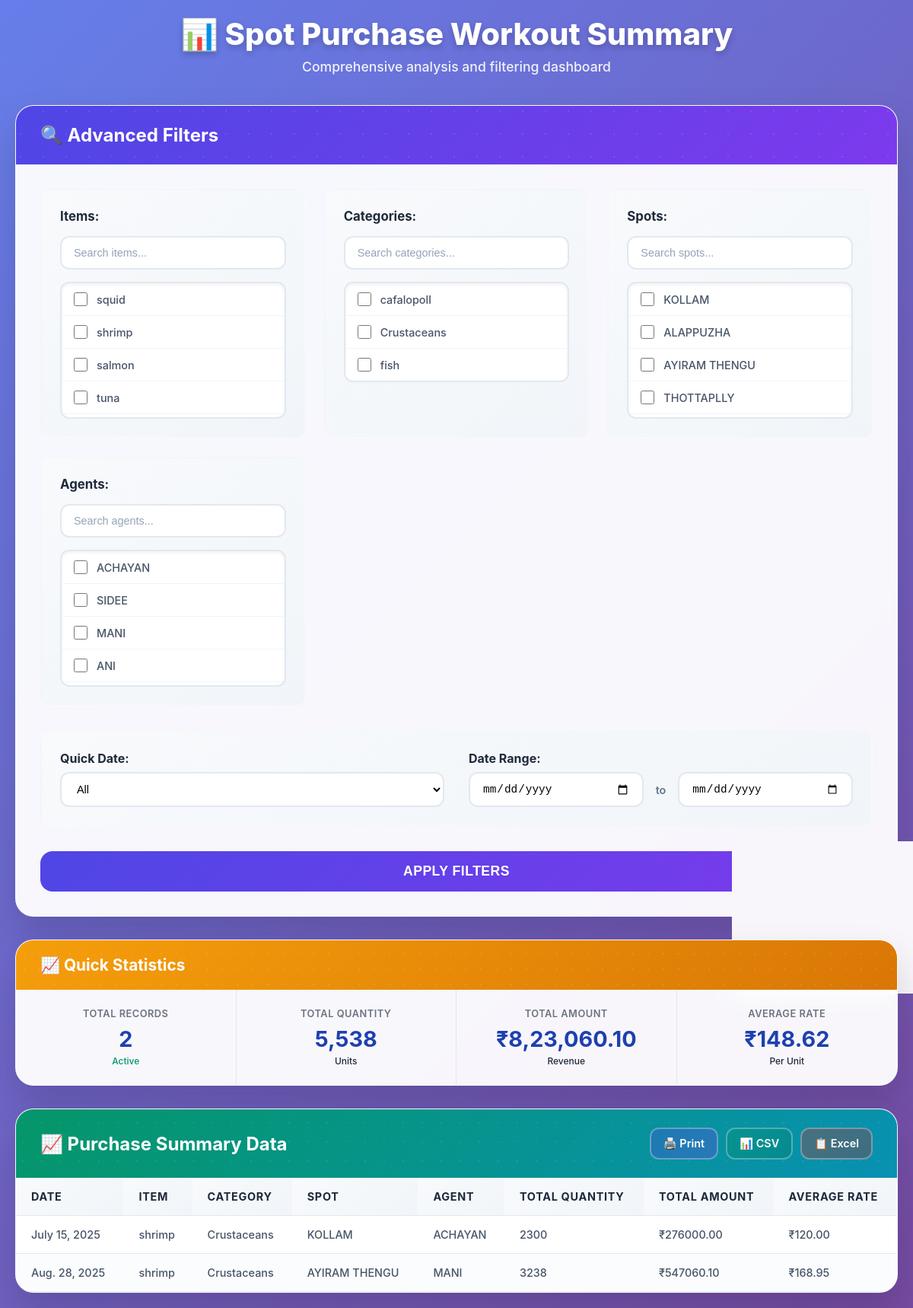
Page /adminapp/spot/purchase/report/ on the committed database.
### adminapp/models.py (models this page shows, shortened)
class BaseModel(models.Model):
    id = models.CharField(
        primary_key=True,
        max_length=4,
        editable=False,
        unique=True,
        default=generate_short_id
    )
    class Meta:
        abstract = True

class Item(BaseModel):
    category = models.ForeignKey(ItemCategory, on_delete=models.CASCADE)
    name = models.CharField(max_length=100)
    code = models.CharField(max_length=50, unique=True)
    is_peeling = models.BooleanField(default=False)
    peeling_method = models.CharField(max_length=100, blank=True)

class ItemCategory(BaseModel):
    name = models.CharField(max_length=100)
    description = models.TextField(blank=True)
    code = models.CharField(null=True,blank=True, unique=True,max_length=100)

class PurchasingSpot(BaseModel):
    location_name = models.CharField(max_length=150)
    district = models.CharField(max_length=100, blank=True)
    state = models.CharField(max_length=100, blank=True)
    code = models.CharField(null=True,blank=True,unique=True,max_length=100)

class PurchasingAgent(BaseModel):
    purchasingSpot = models.ForeignKey(PurchasingSpot, on_delete=models.CASCADE)
    name = models.CharField(max_length=150)
    mobile = models.CharField(max_length=15, unique=True)
    code = models.CharField(null=True,blank=True,unique=True,max_length=100)

class SpotPurchase(BaseModel):
    date = models.DateField()
    voucher_number = models.CharField(max_length=20, unique=True)
    spot = models.ForeignKey('PurchasingSpot', on_delete=models.CASCADE)
    supervisor = models.ForeignKey('PurchasingSupervisor', on_delete=models.CASCADE)
    agent = models.ForeignKey('PurchasingAgent', on_delete=models.CASCADE)
    total_amount = models.DecimalField(max_digits=12, decimal_places=2, default=0)
    total_quantity = models.DecimalField(max_digits=12, decimal_places=2, default=0)
    total_items = models.IntegerField(null=True, blank=True)

class SpotPurchaseItem(BaseModel):
    purchase = models.ForeignKey(SpotPurchase, on_delete=models.CASCADE, related_name='items')
    item = models.ForeignKey('Item', on_delete=models.CASCADE)
    quantity = models.DecimalField(max_digits=10, decimal_places=2)
    boxes = models.DecimalField(max_digits=10, decimal_places=2, null=True, blank=True)
    rate = models.DecimalField(max_digits=10, decimal_places=2)
    amount = models.DecimalField(max_digits=12, decimal_places=2)

### adminapp/views.py (the view, shortened to what this page needs)
# urls.py: path("spot/purchase/report/", views.spot_purchase_report, name="spot_purchase_report"),
def spot_purchase_report(request):
    items = Item.objects.all()
    spots = PurchasingSpot.objects.all()
    agents = PurchasingAgent.objects.all()
    categories = ItemCategory.objects.all()
    queryset = SpotPurchaseItem.objects.select_related(
        "purchase", "item", "purchase__spot", "purchase__agent"
    )
    selected_items = request.GET.getlist("items")
    selected_spots = request.GET.getlist("spots")
    selected_agents = request.GET.getlist("agents")
    selected_categories = request.GET.getlist("categories")
    date_filter = request.GET.get("date_filter")
    start_date = request.GET.get("start_date")
    end_date = request.GET.get("end_date")
    if selected_items:
        queryset = queryset.filter(item__id__in=selected_items)
    if selected_spots:
        queryset = queryset.filter(purchase__spot__id__in=selected_spots)
    if selected_agents:
        queryset = queryset.filter(purchase__agent__id__in=selected_agents)
    if selected_categories:
        queryset = queryset.filter(item__category__id__in=selected_categories)
    if date_filter == "week":
        queryset = queryset.filter(purchase__date__gte=now().date() - timedelta(days=7))
    elif date_filter == "month":
        queryset = queryset.filter(purchase__date__month=now().month)
    elif date_filter == "year":
        queryset = queryset.filter(purchase__date__year=now().year)
    summary = (
        queryset.values(
            "item__name",
            "item__category__name",
            "purchase__spot__location_name",
            "purchase__agent__name",
            "purchase__date",
        )
        .annotate(
            total_quantity=Sum("quantity"),
            total_amount=Sum("amount"),
            avg_rate=Sum(F("amount"), output_field=FloatField()) / Sum(F("quantity"), output_field=FloatField()),
        )
        .order_by("purchase__date")
    )
    action = request.GET.get("action")
    print_mode = request.GET.get("print")  # Check for print parameter
    if action == "print" or print_mode == "1":
        return render(
            request,
            "adminapp/report/spot_purchase_report_print.html",
            {"summary": summary, "start_date": start_date, "end_date": end_date},
        )
    return render(
        request,
        "adminapp/report/spot_purchase_report.html",
        {
            "summary": summary,
            "items": items,
            "spots": spots,
            "agents": agents,
            "categories": categories,
            "selected_items": selected_items,
            "selected_spots": selected_spots,
            "selected_agents": selected_agents,
            "selected_categories": selected_categories,
            "date_filter": date_filter,
            "start_date": start_date,
            "end_date": end_date,
        },
    )

### adminapp/templates/adminapp/report/spot_purchase_report.html (shortened to what this page needs)
<!DOCTYPE html>
<html>
<head>
</head>
<body>
    <div class="container">
        <div class="page-header">
            <h2>📊 Spot Purchase Workout Summary</h2>
            <p>Comprehensive analysis and filtering dashboard</p>
        </div>
        <div class="filter-card">
            <div class="card-header">
                <h3>🔍 Advanced Filters</h3>
            </div>
            <div class="card-body">
                <form method="get" id="filterForm">
                    <div class="filters-grid">
                        <div class="filter-section">
                            <label>Items: <span id="itemsCount" class="selected-count" style="display: none;">0</span></label>
                            <input type="text" class="search-box" placeholder="Search items..." id="itemsSearch">
                            <div class="options-container" id="itemsContainer">
                                {% for i in items %}
                                    <div class="option-item">
                                        <input type="checkbox" name="items" value="{{ i.id }}" id="item_{{ i.id }}" {% if i.id|stringformat:"s" in selected_items %}checked{% endif %}>
                                        <label for="item_{{ i.id }}">{{ i.name }}</label>
                                    </div>
                                {% endfor %}
                            </div>
                        </div>
                        <div class="filter-section">
                            <label>Categories: <span id="categoriesCount" class="selected-count" style="display: none;">0</span></label>
                            <input type="text" class="search-box" placeholder="Search categories..." id="categoriesSearch">
                            <div class="options-container" id="categoriesContainer">
                                {% for c in categories %}
                                    <div class="option-item">
                                        <input type="checkbox" name="categories" value="{{ c.id }}" id="category_{{ c.id }}" {% if c.id|stringformat:"s" in selected_categories %}checked{% endif %}>
                                        <label for="category_{{ c.id }}">{{ c.name }}</label>
                                    </div>
                                {% endfor %}
                            </div>
                        </div>
                        <div class="filter-section">
                            <label>Spots: <span id="spotsCount" class="selected-count" style="display: none;">0</span></label>
                            <input type="text" class="search-box" placeholder="Search spots..." id="spotsSearch">
                            <div class="options-container" id="spotsContainer">
                                {% for s in spots %}
                                    <div class="option-item">
                                        <input type="checkbox" name="spots" value="{{ s.id }}" id="spot_{{ s.id }}" {% if s.id|stringformat:"s" in selected_spots %}checked{% endif %}>
                                        <label for="spot_{{ s.id }}">{{ s.location_name }}</label>
                                    </div>
                                {% endfor %}
                            </div>
                        </div>
                        <div class="filter-section">
                            <label>Agents: <span id="agentsCount" class="selected-count" style="display: none;">0</span></label>
                            <input type="text" class="search-box" placeholder="Search agents..." id="agentsSearch">
                            <div class="options-container" id="agentsContainer">
                                {% for a in agents %}
                                    <div class="option-item">
                                        <input type="checkbox" name="agents" value="{{ a.id }}" id="agent_{{ a.id }}" {% if a.id|stringformat:"s" in selected_agents %}checked{% endif %}>
                                        <label for="agent_{{ a.id }}">{{ a.name }}</label>
                                    </div>
                                {% endfor %}
                            </div>
                        </div>
                    </div>
                    <div class="date-section">
                        <div class="date-group">
                            <label>Quick Date:</label>
                            <select name="date_filter">
                                <option value="">All</option>
                            </select>
                        </div>
                        <div class="date-group">
                            <label>Date Range:</label>
                            <div class="date-range-group">
                                <input type="date" name="start_date" value="{{ start_date }}">
                                <span class="date-separator">to</span>
                                <input type="date" name="end_date" value="{{ end_date }}">
                            </div>
                        </div>
                    </div>
                    <button type="submit" class="apply-button">Apply Filters</button>
                </form>
            </div>
        </div>
        <div class="summary-stats">
            <div class="stats-header">
                <h3>📈 Quick Statistics</h3>
            </div>
            <div class="stats-grid">
                <div class="stat-item">
                    <div class="stat-label">Total Records</div>
                    <div class="stat-value" id="totalRecords">{{ summary|length }}</div>
                    <div class="stat-change positive">Active</div>
                </div>
                <div class="stat-item">
                    <div class="stat-label">Total Quantity</div>
                    <div class="stat-value" id="totalQuantity">0</div>
                    <div class="stat-change">Units</div>
                </div>
                <div class="stat-item">
                    <div class="stat-label">Total Amount</div>
                    <div class="stat-value" id="totalAmount">₹0.00</div>
                    <div class="stat-change">Revenue</div>
                </div>
                <div class="stat-item">
                    <div class="stat-label">Average Rate</div>
                    <div class="stat-value" id="avgRate">₹0.00</div>
                    <div class="stat-change">Per Unit</div>
                </div>
            </div>
        </div>
        <div class="table-card">
            <div class="table-header">
                <h3>📈 Purchase Summary Data</h3>
                <div class="export-buttons">
                    <a href="#" id="printLink" class="export-btn print-btn">
                        🖨️ Print
                    </a>
                    <a href="#" id="csvLink" class="export-btn csv-btn">
                        📊 CSV
                    </a>
                    <a href="#" id="excelLink" class="export-btn excel-btn">
                        📋 Excel
                    </a>
                </div>
            </div>
            <div class="table-container">
                <table>
                    <thead>
                        <tr>
                            <th>Date</th>
                            <th>Item</th>
                            <th>Category</th>
                            <th>Spot</th>
                            <th>Agent</th>
                            <th>Total Quantity</th>
                            <th>Total Amount</th>
                            <th>Average Rate</th>
                        </tr>
                    </thead>
                    <tbody>
                        {% for row in summary %}
                        <tr>
                            <td>{{ row.purchase__date }}</td>
                            <td>{{ row.item__name }}</td>
                            <td>{{ row.item__category__name }}</td>
                            <td>{{ row.purchase__spot__location_name }}</td>
                            <td>{{ row.purchase__agent__name }}</td>
                            <td>{{ row.total_quantity }}</td>
                            <td>₹{{ row.total_amount|floatformat:2 }}</td>
                            <td>₹{{ row.avg_rate|floatformat:2 }}</td>
                        </tr>
                        {% empty %}
                        <tr class="empty-state">
                            <td colspan="8">🔍 No records found matching your criteria</td>
                        </tr>
                        {% endfor %}
                    </tbody>
                </table>
            </div>
        </div>
    </div>
</body>
</html>

### rows in the picture
Item: name "squid"
Item: name "shrimp"
Item: name "salmon"
Item: name "tuna"
ItemCategory: name "cafalopoll"
ItemCategory: name "Crustaceans"
ItemCategory: name "fish"
PurchasingSpot: location_name "KOLLAM"
PurchasingSpot: location_name "ALAPPUZHA"
PurchasingSpot: location_name "AYIRAM THENGU"
PurchasingSpot: location_name "THOTTAPLLY"
PurchasingAgent: name "ACHAYAN"
PurchasingAgent: name "SIDEE"
PurchasingAgent: name "MANI"
PurchasingAgent: name "ANI"
SpotPurchase: purchase__date "July 15, 2025", item__name "shrimp", item__category__name "Crustaceans", purchase__spot__location_name "KOLLAM", purchase__agent__name "ACHAYAN", total_quantity "2300", total_amount "276000.00", avg_rate "120.00"
SpotPurchaseItem: purchase__date "Aug. 28, 2025", item__name "shrimp", item__category__name "Crustaceans", purchase__spot__location_name "AYIRAM THENGU", purchase__agent__name "MANI", total_quantity "3238", total_amount "547060.10", avg_rate "168.95"

### other values in the picture
{{ summary|length }} "2"
